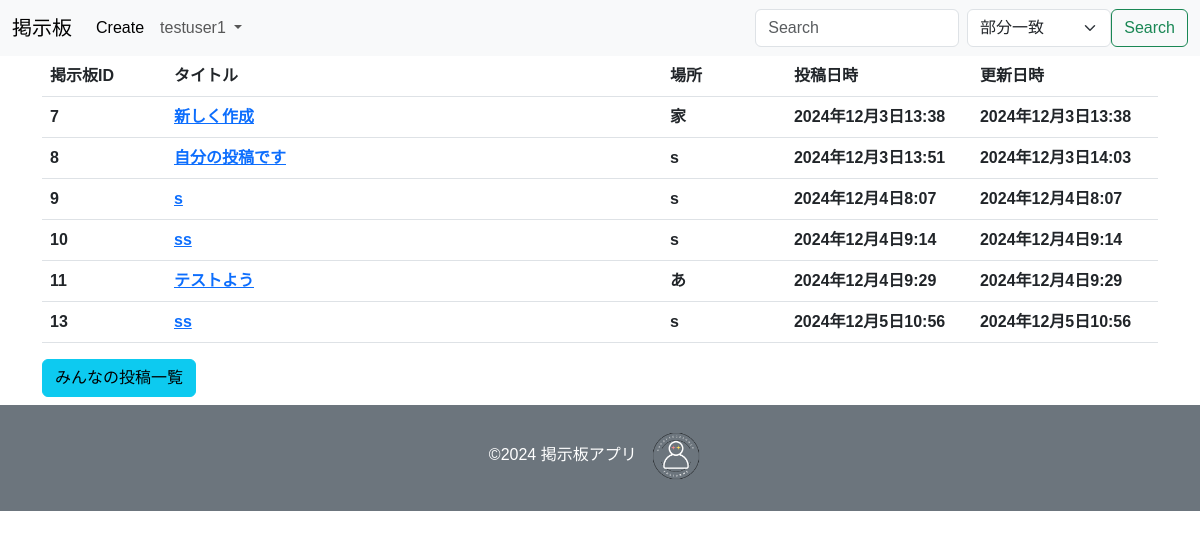
/my_boards/ (signed in), run on the app's committed database.
### bulletin/models.py (models this page shows, shortened)
class BoardModel(models.Model):
    title = models.CharField(max_length=50)
    content = models.TextField()
    place = models.CharField(max_length=20)
    user = models.ForeignKey(User,on_delete=models.CASCADE,related_name='boards',null=True)
    created_at = models.DateTimeField(auto_now_add=True)
    updated_at = models.DateTimeField(auto_now=True)

### bulletin/views.py (the view)
# urls.py: path('my_boards/',login_required(views.my_boards),name="my_boards"),
@login_required
def my_boards(request):
    template_name = 'bulletin/my_boards.html'
    user = request.user
    boards = user.boards.all()
    return render(request,template_name,{'boards':boards})

### templates/bulletin/my_boards.html (shortened to what this page needs)
{% extends './base.html' %}
{% block content %}
    <section>
            <table class="table">
                <colgroup>
                    <col style="width:10%">
                    <col style="width:40%">
                    <col style="width:10%">
                    <col style="width:15%">
                    <col style="width:15%">
                </colgroup>
                <thead>
                    <tr>
                        <th scope="col">掲示板ID</th>
                        <th scope="col">タイトル</th>
                        <th scope="col">場所</th>
                        <th scope="col">投稿日時</th>
                        <th scope="col">更新日時</th>
                    </tr>
                </thead>
                <tbody>
                    {% for board in boards %}
                    <tr>
                        <th scope="col">{{board.id}}</th>
                        <th scope="col"><a href={% url "board-detail" board.pk %}>{{board.title}}</th></a>
                        <th scope="col">{{board.place}}</th>
                        <th scope="col">{{board.created_at}}</th>
                        <th scope="col">{{board.updated_at}}</th>
                    </tr>
                      {% endfor %}
                </tbody>
            </table>
    </section>
    <a href="{% url 'board-list' %}" class="btn btn-info">みんなの投稿一覧</a>
{% endblock %}

### templates/bulletin/base.html (shortened to what this page needs)
<!DOCTYPE html>
<html lang="ja">
<head>
  <link rel="stylesheet" href="https://cdn.jsdelivr.net/npm/bootstrap-icons@1.11.3/font/bootstrap-icons.min.css">
  {% include 'base/css.html' %}
</head>
<body>
  {% include 'base/nav.html' %}
  <main>
    <div class="container">
      <div class="mb-2">
        {% block content %}{% endblock %}
      </div>
    </div>
  </main>
  {% include 'base/footer.html' %}
</body>
</html>

### templates/base/js.html (shortened to what this page needs)
 {% load static %}

### templates/base/css.html (shortened to what this page needs)
 <link href="https://cdn.jsdelivr.net/npm/bootstrap@5.3.0/dist/css/bootstrap.min.css" rel="stylesheet">
 {% load static %}
 <link rel="stylesheet" href="{% static 'css/style.css' %}">

### templates/base/nav.html (shortened to what this page needs)
<nav class="navbar navbar-expand-lg bg-body-tertiary">
    <div class="container-fluid">
      <a class="navbar-brand" href="{% url 'board-list' %}">掲示板</a>
      <div class="collapse navbar-collapse" id="navbarSupportedContent">
        <ul class="navbar-nav me-auto mb-2 mb-lg-0">
          <li class="nav-item">
            <a class="nav-link active" aria-current="page" href="{% url 'board-new' %}">Create</a>
          </li>
          <li class="nav-item dropdown">
            <a class="nav-link dropdown-toggle" href="#" role="button" data-bs-toggle="dropdown" aria-expanded="false">
              {% if user.is_authenticated %}
              {{ user.username }}
            </a>
          </li>
        </ul>
              {% endif %}
        <form method="GET" action="{% url 'search' %}" class="d-flex" role="search">
          <input class="form-control me-2" type="search" name = "query" id="id_query" placeholder="Search" aria-label="Search">
          <div class="col-md-4">
          <select name="search_type" class="form-select">
            <option value="partial">部分一致</option>
          </select>
          </div>
          <button class="btn btn-outline-success" type="submit">Search</button>
        </form>
      </div>
    </div>
  </nav>

### templates/base/footer.html
<footer class="bg-secondary">
    <div class="container">
        <div class="pt-3 pb-1 mb-2 text-white">
        <p class="text-center">&copy;2024 掲示板アプリ
            <img src="/media/sho@programmer.png" style="width:70px">
        </p>
</div>
    </div>
</footer>

### static_local/css/style.css (style rules this page uses)
* { padding: 0; margin: 0; box-sizing:border-box; text-decoration: none; color: inherit; list-style-position: inside; }
body { font-size: 16px; color:#333333; font-family:"Hiragino Kaku Gothic Pron",sans-serif; }

### data on the page
BoardModel: id "7", title "新しく作成", place "家", created_at "2024年12月3日13:38", updated_at "2024年12月3日13:38"
BoardModel: id "8", title "自分の投稿です", place "s", created_at "2024年12月3日13:51", updated_at "2024年12月3日14:03"
BoardModel: id "9", title "s", place "s", created_at "2024年12月4日8:07", updated_at "2024年12月4日8:07"
BoardModel: id "10", title "ss", place "s", created_at "2024年12月4日9:14", updated_at "2024年12月4日9:14"
BoardModel: id "11", title "テストよう", place "あ", created_at "2024年12月4日9:29", updated_at "2024年12月4日9:29"
BoardModel: id "13", title "ss", place "s", created_at "2024年12月5日10:56", updated_at "2024年12月5日10:56"

### other printed values
{{ user.username }} "testuser1"
